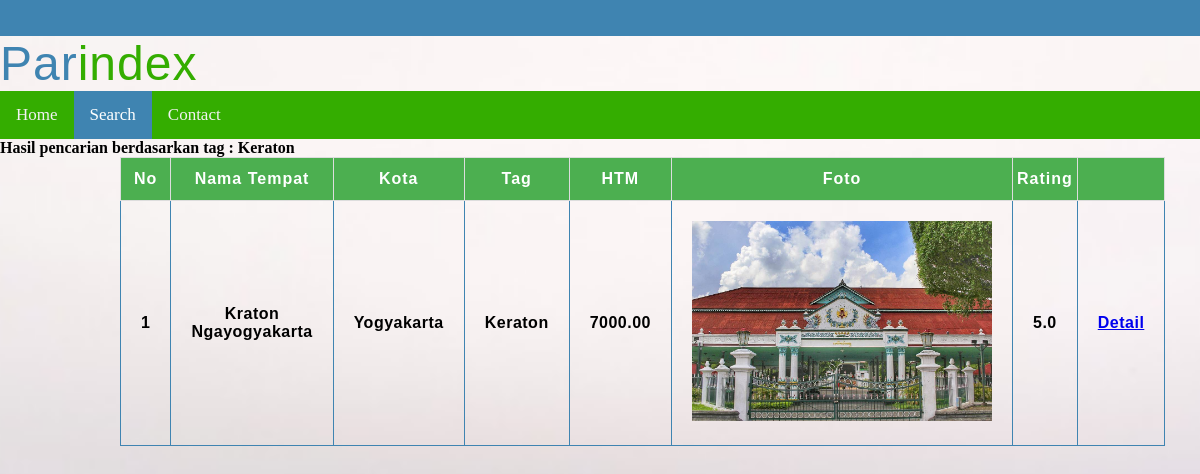
/sTag.php?cari=Keraton, run on the app's committed database.
### tables this page shows
CREATE TABLE `tempatwisata` (
  `IDTEMPAT` char(10) NOT NULL,
  `IDKOTA` char(10) NOT NULL,
  `NAMATEMPAT` varchar(50) NOT NULL,
  `HTM` decimal(14,2) NOT NULL,
  `LOKASI` varchar(300) NOT NULL,
  `NOTELP` varchar(12) DEFAULT NULL,
  `WEBSITE` varchar(1024) DEFAULT NULL,
  `DESKRIPSI` longtext DEFAULT NULL,
  `RERATARATING` decimal(2,1) DEFAULT NULL,
  `JMHRATING` int(11) DEFAULT NULL
);

CREATE TABLE `kota` (
  `IDKOTA` char(10) NOT NULL,
  `NAMAKOTA` varchar(20) NOT NULL
);

CREATE TABLE `fotolokasi` (
  `FOTO` varchar(1024) NOT NULL,
  `IDTEMPAT` char(10) NOT NULL
);

### sTag.php (the view, shortened to what this page needs)
<!DOCTYPE html>
<html>
<head>
	<link rel="stylesheet" type="text/css" href="style.css">
	<link href="css/style.css" rel='stylesheet' type='text/css' />
</head>
<body>
	<div class="top-header"> </div>
	<div class="header">
		<div class="container">
			<div class="logo wow fadeInDown animated" data-wow-delay=".5s">
				<a>Par<span>index</span></a>
			</div>
		</div>
	</div>
	<div id="navbar">
	  <a href="index.php">Home</a>
	  <a class="active" href="search.php">Search</a>
	  <a href="contact.php">Contact</a>
	</div>
	<?php
	$host = mysqli_connect("localhost","root","","parindex");
	?>
	<table border="1" class="table">
	<?php
	if(isset($_GET['cari'])){
		$cari = $_GET['cari'];
		echo "<b>Hasil pencarian berdasarkan tag : ".$cari."</b>";
			if(empty($cari)){
				$q = "SELECT tempatwisata.IDTEMPAT,tempatwisata.NAMATEMPAT,kota.NAMAKOTA,GROUP_CONCAT(DISTINCT tag.TAG) as Tag,tempatwisata.HTM,fotolokasi.FOTO,tempatwisata.RERATARATING
						FROM tempatwisata,termasuk,kota,tag,fotolokasi
						WHERE kota.IDKOTA = tempatwisata.IDKOTA AND
							termasuk.IDTEMPAT = tempatwisata.IDTEMPAT AND
							tag.TAG=termasuk.TAG AND
							fotolokasi.IDTEMPAT = tempatwisata.IDTEMPAT
						GROUP BY tempatwisata.IDTEMPAT
						ORDER BY tempatwisata.NAMATEMPAT ASC";
			}
			else{
				$q = "SELECT tempatwisata.IDTEMPAT,tempatwisata.NAMATEMPAT,kota.NAMAKOTA,GROUP_CONCAT(DISTINCT tag.TAG) as Tag,tempatwisata.HTM,fotolokasi.FOTO,tempatwisata.RERATARATING
						FROM tempatwisata,termasuk,kota,tag,fotolokasi
						WHERE kota.IDKOTA = tempatwisata.IDKOTA AND
							termasuk.IDTEMPAT = tempatwisata.IDTEMPAT AND
							tag.TAG=termasuk.TAG AND
							fotolokasi.IDTEMPAT = tempatwisata.IDTEMPAT AND
							tempatwisata.IDTEMPAT IN(
								SELECT IDTEMPAT
								FROM tag,termasuk
								WHERE termasuk.TAG=tag.TAG AND
								tag.TAG LIKE '%$cari%'
							)
						GROUP BY tempatwisata.IDTEMPAT
						ORDER BY tempatwisata.NAMATEMPAT ASC";
			}
			$query_mysql = mysqli_query($host,$q);
	}
	else{
		$query_mysql = mysqli_query($host,"SELECT * FROM user")or die(mysql_error());
	}
		$nomor = 1;
		if(mysqli_num_rows($query_mysql) > 0){ ?>
		<tr>
			<th>No</th>
			<th>Nama Tempat</th>
			<th>Kota</th>
			<th>Tag</th>
            <th>HTM</th>
			<th>Foto</th>
			<th>Rating</th>
			<th></th>
		</tr>
		<?php while($data = mysqli_fetch_array($query_mysql)){
		?>
		<tr>
			<td><?php echo $nomor++; ?></td>
			<td><?php echo $data['NAMATEMPAT']; ?></td>
			<td><?php echo $data['NAMAKOTA']; ?></td>
			<td><?php echo $data['Tag']; ?></td>
			<td><?php echo $data['HTM']; ?></td>
            <td><img src="<?php echo "file/".$data['FOTO']; ?>" style="width:300px;height:200px;"></td>
			<td><?php echo $data['RERATARATING']; ?></td>
			<td>
				<a class="edit" href="detail.php?id=<?php echo $data['IDTEMPAT']; ?>">Detail</a>
			</td>
		</tr>
		<?php } } else { echo "<br>No entry data found"; } ?>
	</table>
</body>
</html>

### css/style.css (style rules this page uses)
body { margin: 0; background-image: url("image/3.jpg"); background-attachment: fixed; background-position: center; height: 100%; width: 100%; background-repeat: no-repeat; background-size: cover; }
.logo a { color: #3F84B1; letter-spacing: 1px; font-size: 3em; font-weight: 400; display: block; text-decoration: none; font-family: 'Oswald', sans-serif; }
.logo span { color:#34ad00; }
.top-header { background-color: #3F84B1; border-bottom: 0 none; height: 36px; line-height: 35px; }
#navbar { z-index: 100; overflow: hidden; background-color: #34ad00; }
#navbar a { float: left; display: block; color: #f2f2f2; text-align: center; padding: 14px 16px; text-decoration: none; font-size: 17px; }
#navbar a.active { background-color: #3F84B1; color: white; }
table { font-family: "Trebuchet MS", Arial, Helvetica, sans-serif; font-weight: bold; margin-left:10%; margin-right:10%; border-collapse: collapse; text-align: center; }
td { border: 1.5px solid #3F84B1; padding: 20px; }
th { border: 1px solid #ddd; padding-top: 12px; padding-bottom: 12px; text-align: center; background-color: #4CAF50; color: white; }
th { letter-spacing: 1px; }
td { letter-spacing: 0.5px; }

### data on the page
tempatwisata: NAMATEMPAT "Kraton Ngayogyakarta", IDKOTA.NAMAKOTA "Yogyakarta", Tag "Keraton", HTM "7000.00", fotolokasi.FOTO (picture), RERATARATING "5.0"

### other printed values
$cari "Keraton"
